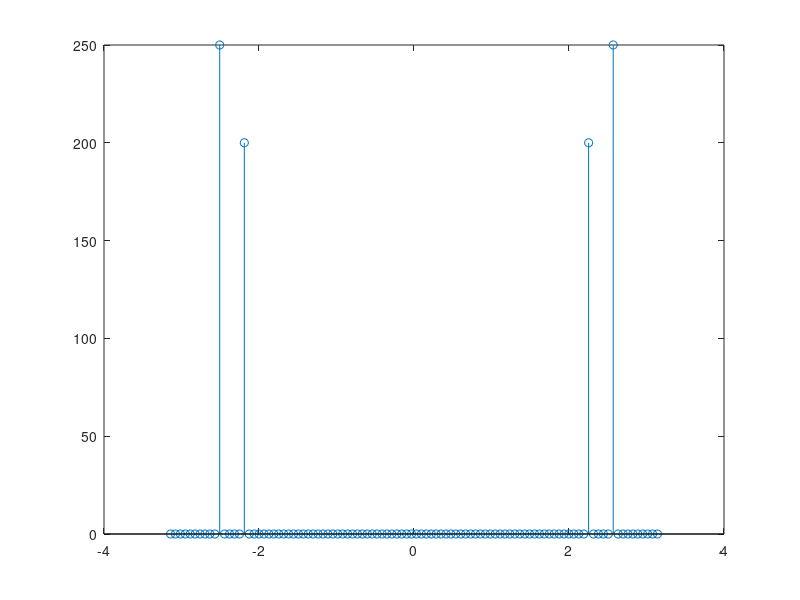

This chart was generated by the following MATLAB code:
%%
% DSP
% tp3: muestreo
% EJERCICIO 1 con Fs=1khz
clc;
clear all;

n=zeros(1,100);
for i=1:100
    n(i)=i;
end


x=5*cos((pi/5)*n)+4*sin(((3*pi)/10)*n); 

%X=fftshift(fft(x));
X=fft(x);
L=length(X);
w=linspace(-pi,pi,L);
stem(w,abs(X));
%plot(w,abs(X),'o')

%%
%Fs=100hz